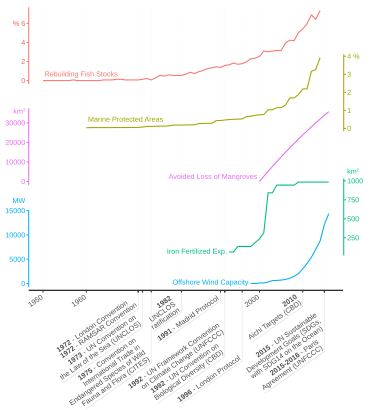

Write the R code that produced this figure.
library("readxl")
library("stringr")
library("tidyverse")

d <- read_excel("Fig_Time_Line.xlsx", sheet=2)
l <- read_excel("Fig_Time_Line.xlsx", sheet=3)

d <- gather(d, key="var", value="val", -Year) %>% na.omit() %>% arrange(Year)
d$var <- factor(d$var, levels=unique(d$var), labels=str_wrap(unique(d$var), ))

l$label <- ifelse(is.na(l$Event), l$Year, str_wrap(str_c(l$Year, " - ", l$Event), 30))


ggplot(d) +
  geom_path(aes(x=Year, y=val, colour=var), na.rm=TRUE) + facet_grid(var~., scales="free_y", labeller=label_wrap_gen(19)) +
  scale_x_continuous(breaks=l$Year, labels=l$label) +
  theme_classic(base_size=9) + theme(axis.text.x=element_text(angle=35, hjust=1, vjust=0), legend.position=c(0.4, 0.2), axis.title.y=element_blank(), panel.grid.major.x=element_line(colour="grey90"), strip.background=element_blank(), panel.background=element_blank())
ggsave("time_line.pdf", width=13, height=18, units="cm")
ggsave("time_line.svg", width=13, height=18, units="cm")

